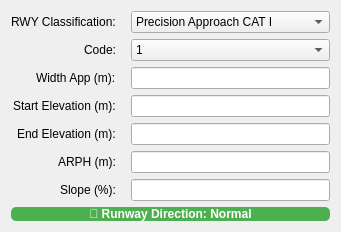
     <widget class="QWidget" name="tab_transitional">
       <attribute name="title">
        <string>Transitional</string>
       </attribute>
    <layout class="QFormLayout" name="formLayout_transitional">
     <property name="fieldGrowthPolicy">
      <enum>QFormLayout::AllNonFixedFieldsGrow</enum>
     </property>
     <property name="labelAlignment">
      <set>Qt::AlignRight|Qt::AlignVCenter</set>
     </property>
     <property name="horizontalSpacing">
      <number>15</number>
     </property>
     <property name="verticalSpacing">
      <number>6</number>
     </property>
        <item row="0" column="0">
         <widget class="QLabel" name="label_rwyClassification_transitional">
          <property name="text">
           <string>RWY Classification:</string>
          </property>
         </widget>
        </item>
    <item row="0" column="1">
     <widget class="QComboBox" name="combo_rwyClassification_transitional">
      <property name="currentIndex">
       <number>2</number>
      </property>
      <item>
       <property name="text">
        <string>Non-instrument</string>
       </property>
      </item>
      <item>
       <property name="text">
        <string>Non-precision approach</string>
       </property>
      </item>
      <item>
       <property name="text">
        <string>Precision Approach CAT I</string>
       </property>
      </item>
      <item>
       <property name="text">
        <string>Precision Approach CAT II or III</string>
       </property>
      </item>
     </widget>
    </item>
        <item row="1" column="0">
         <widget class="QLabel" name="label_code_transitional">
          <property name="text">
           <string>Code:</string>
          </property>
         </widget>
        </item>
        <item row="1" column="1">
         <widget class="QComboBox" name="spin_code_transitional">
          <item>
           <property name="text">
            <string>1</string>
           </property>
          </item>
          <item>
           <property name="text">
            <string>2</string>
           </property>
          </item>
          <item>
           <property name="text">
            <string>3</string>
           </property>
          </item>
          <item>
           <property name="text">
            <string>4</string>
           </property>
          </item>
         </widget>
        </item>
        <item row="2" column="0">
         <widget class="QLabel" name="label_widthApp_transitional">
          <property name="text">
           <string>Width App (m):</string>
          </property>
         </widget>
        </item>
        <item row="2" column="1">
         <widget class="QLineEdit" name="spin_widthApp_transitional">

         </widget>
        </item>
        <item row="3" column="0">
         <widget class="QLabel" name="label_Z0_transitional">
          <property name="text">
          <string>Start Elevation (m):</string>
          </property>
         </widget>
        </item>
        <item row="3" column="1">
         <widget class="QLineEdit" name="spin_Z0_transitional">

         </widget>
        </item>
        <item row="4" column="0">
         <widget class="QLabel" name="label_ZE_transitional">
          <property name="text">
          <string>End Elevation (m):</string>
          </property>
         </widget>
        </item>
        <item row="4" column="1">
         <widget class="QLineEdit" name="spin_ZE_transitional">

         </widget>
        </item>
        <item row="5" column="0">
         <widget class="QLabel" name="label_ARPH_transitional">
          <property name="text">
           <string>ARPH (m):</string>
          </property>
         </widget>
        </item>
        <item row="5" column="1">
         <widget class="QLineEdit" name="spin_ARPH_transitional">

         </widget>
        </item>
    <item row="6" column="0">
     <widget class="QLabel" name="label_Tslope_transitional">
      <property name="text">
       <string>Slope (%):</string>
      </property>
     </widget>
    </item>
        <item row="6" column="1">
         <widget class="QLineEdit" name="spin_Tslope_transitional">

         </widget>
        </item>
        <item row="7" column="0" colspan="2">
         <widget class="QPushButton" name="button_rotate_transitional">
          <property name="text">
           <string>🔄 Runway Direction: Normal</string>
          </property>
          <property name="toolTip">
           <string>Toggle runway direction for transitional surface calculation - This literally uses the runway from the opposite direction</string>
          </property>
          <property name="checkable">
           <bool>true</bool>
          </property>
          <property name="minimumHeight">
           <number>35</number>
          </property>
          <property name="styleSheet">
           <string>QPushButton {
    background-color: #4CAF50;
    color: white;
    border: none;
    border-radius: 5px;
    font-weight: bold;
}
QPushButton:checked {
    background-color: #FF9800;
    color: white;
}
QPushButton:hover {
    background-color: #45a049;
}
QPushButton:checked:hover {
    background-color: #F57C00;
}</string>
          </property>
         </widget>
        </item>
       </layout>
      </widget>
